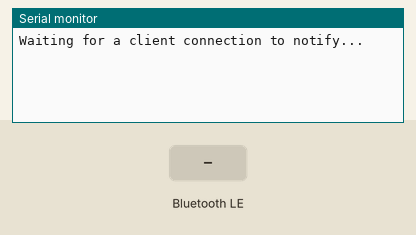
Bench run of a sketch on a simulated ESP32. Shown: the last lines printed to the serial monitor. Inputs (shaded band) come from the test bench. Nothing arrives over Bluetooth unless stated; a phone connects over Bluetooth LE 3 s after start.

Above: at 1.2 s.
1.3 s: Bluetooth LE write "1" received
At 2.6 s:
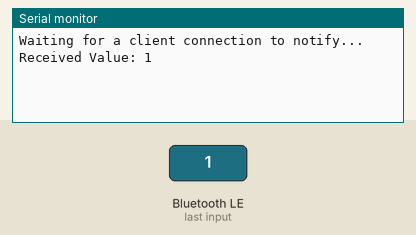
4.3 s: Bluetooth LE write "0" received
At 4.9 s:
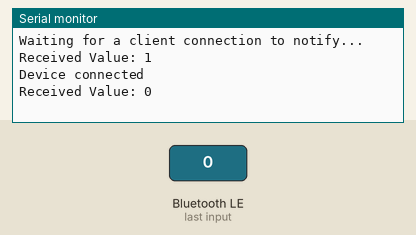
5.8 s: Bluetooth LE write "2" received
At 7.2 s:
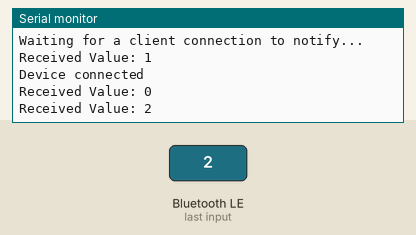

Measured:
- after the input at 1.3 s, the serial monitor: prints a new line after 0.05 s (image 1)
- after the input at 4.3 s, the serial monitor: prints a new line after 0.05 s (image 2)
- after the input at 5.8 s, the serial monitor: prints a new line after 0.05 s (image 3)

The sketch:

ESP.ino
```cpp
#include <BLEDevice.h>
#include <BLEServer.h>
#include <BLEUtils.h>
#include <BLE2902.h>

BLECharacteristic *pCharacteristic;
bool deviceConnected = false;
String receivedValue;

#define SERVICE_UUID        "4fafc201-1fb5-459e-8fcc-c5c9c331914b"
#define CHARACTERISTIC_UUID "beb5483e-36e1-4688-b7f5-ea07361b26a8"

class MyCallbacks: public BLECharacteristicCallbacks {
    void onWrite(BLECharacteristic *pCharacteristic) {
       String value = pCharacteristic->getValue();
        if (value.length() > 0) {
            receivedValue = value.c_str();
            Serial.print("Received Value: ");
            Serial.println(receivedValue);
        }
    }
};

class MyServerCallbacks: public BLEServerCallbacks {
    void onConnect(BLEServer* pServer) {
        deviceConnected = true;
        Serial.println("Device connected");
    }

    void onDisconnect(BLEServer* pServer) {
        deviceConnected = false;
        Serial.println("Device disconnected");
    }
};

void setup() {
    Serial.begin(115200);

    BLEDevice::init("CLOCK BLE TEST");
    BLEServer *pServer = BLEDevice::createServer();
    pServer->setCallbacks(new MyServerCallbacks());

    BLEService *pService = pServer->createService(SERVICE_UUID);

    pCharacteristic = pService->createCharacteristic(
        CHARACTERISTIC_UUID,
        BLECharacteristic::PROPERTY_READ |
        BLECharacteristic::PROPERTY_WRITE
    );

    pCharacteristic->setCallbacks(new MyCallbacks());
    pCharacteristic->setValue("Hello World");

    pService->start();

    BLEAdvertising *pAdvertising = BLEDevice::getAdvertising();
    pAdvertising->addServiceUUID(SERVICE_UUID);
    pAdvertising->setScanResponse(true);
    pAdvertising->setMinPreferred(0x06);
    pAdvertising->setMinPreferred(0x12);
    BLEDevice::startAdvertising();
    Serial.println("Waiting for a client connection to notify...");
}

void loop() {
    // Do nothing here, the event-driven callbacks handle the work.
}
```
